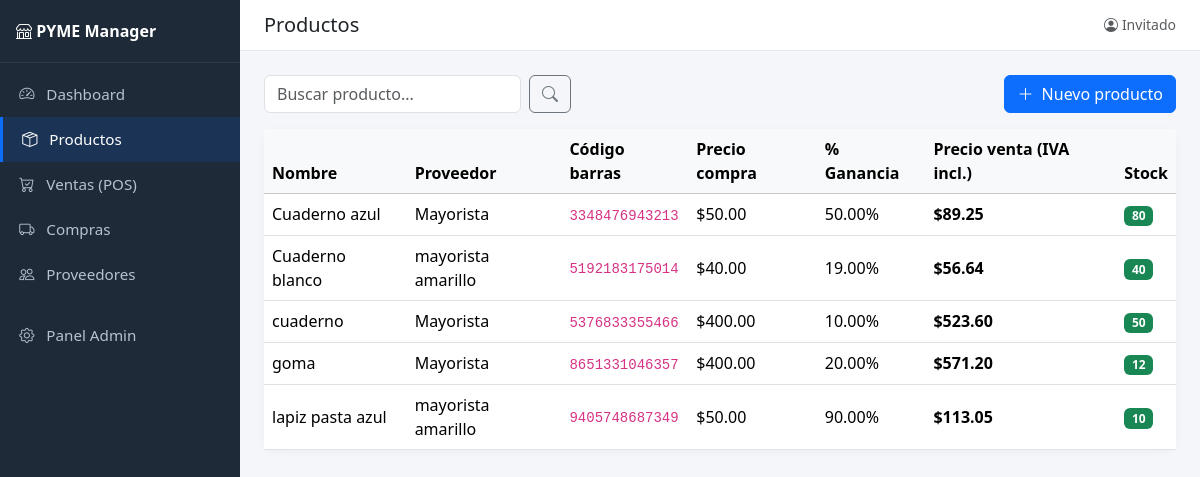
/productos/, run on the app's committed database.
### core/models.py (models this page shows, shortened)
class Producto(models.Model):
    nombre = models.CharField(max_length=100)
    proveedor = models.ForeignKey(
        Proveedor,
        on_delete=models.SET_NULL,
        null=True,
        blank=True,
        related_name='productos'
    )
    codigo_barras = models.CharField(max_length=13, unique=True, null=True, blank=True)
    precio_compra = models.DecimalField(max_digits=10, decimal_places=2)
    porcentaje_ganancia = models.DecimalField(max_digits=5, decimal_places=2)
    stock_actual = models.PositiveIntegerField(default=0)
    stock_minimo = models.PositiveIntegerField(default=5)
    @property
    def precio_venta(self):
        if not self.precio_compra or not self.porcentaje_ganancia:
            return Decimal('0.00')
        ganancia = self.porcentaje_ganancia / Decimal('100')
        precio_base = self.precio_compra * (Decimal('1') + ganancia)
        precio_con_iva = precio_base * (Decimal('1') + IVA)
        return precio_con_iva.quantize(Decimal('0.01'))

class Proveedor(models.Model):
    nombre = models.CharField(max_length=100, unique=True)
    telefono = models.CharField(max_length=20, blank=True, null=True)
    def __str__(self):
        return self.nombre

### core/views.py (the view)
# urls.py: path('productos/', views.productos_lista, name='productos_lista'),
def productos_lista(request):
    query = request.GET.get('q', '').strip()
    productos = Producto.objects.select_related('proveedor').order_by('nombre')
    if query:
        productos = productos.filter(nombre__icontains=query)
    context = {
        'productos': productos,
        'query': query,
        'form': ProductoForm(),
    }
    return render(request, 'productos.html', context)

### core/forms.py
class ProductoForm(forms.ModelForm):
    class Meta:
        model = Producto
        fields = [
            'nombre', 'proveedor', 'precio_compra',
            'porcentaje_ganancia', 'stock_actual', 'stock_minimo',
        ]
        widgets = {
            'nombre': forms.TextInput(attrs={
                'class': 'form-control', 'placeholder': 'Ej: Coca-Cola 1.5L'
            }),
            'proveedor': forms.Select(attrs={'class': 'form-select'}),
            'precio_compra': forms.NumberInput(attrs={
                'class': 'form-control', 'step': '0.01', 'min': '0'
            }),
            'porcentaje_ganancia': forms.NumberInput(attrs={
                'class': 'form-control', 'step': '0.01', 'min': '0'
            }),
            'stock_actual': forms.NumberInput(attrs={
                'class': 'form-control', 'min': '0'
            }),
            'stock_minimo': forms.NumberInput(attrs={
                'class': 'form-control', 'min': '0'
            }),
        }

### core/templates/productos.html (shortened to what this page needs)
{% extends 'base.html' %}
{% block page_title %}Productos{% endblock %}
{% block content %}
<div class="d-flex justify-content-between align-items-center mb-3">
  <form method="get" class="d-flex" style="max-width: 320px;">
    <input type="text" name="q" value="{{ query }}" class="form-control"
           placeholder="Buscar producto...">
    <button class="btn btn-outline-secondary ms-2" type="submit">
      <i class="bi bi-search"></i>
    </button>
  </form>
  <button class="btn btn-primary" data-bs-toggle="modal" data-bs-target="#modalProducto">
    <i class="bi bi-plus-lg me-1"></i> Nuevo producto
  </button>
</div>
<div class="card card-stat">
  <div class="table-responsive">
    <table class="table align-middle mb-0">
      <thead class="table-light">
        <tr>
          <th>Nombre</th>
          <th>Proveedor</th>
          <th>Código barras</th>
          <th>Precio compra</th>
          <th>% Ganancia</th>
          <th>Precio venta (IVA incl.)</th>
          <th>Stock</th>
        </tr>
      </thead>
      <tbody>
        {% for producto in productos %}
        <tr>
          <td>{{ producto.nombre }}</td>
          <td>{{ producto.proveedor|default:"—" }}</td>
          <td><code>{{ producto.codigo_barras }}</code></td>
          <td>${{ producto.precio_compra }}</td>
          <td>{{ producto.porcentaje_ganancia }}%</td>
          <td class="fw-semibold">${{ producto.precio_venta }}</td>
          <td>
            {% if producto.stock_actual <= producto.stock_minimo %}
              <span class="badge bg-danger">{{ producto.stock_actual }}</span>
            {% else %}
              <span class="badge bg-success">{{ producto.stock_actual }}</span>
            {% endif %}
          </td>
        </tr>
        {% empty %}
        <tr><td colspan="7" class="text-center text-muted py-4">No se encontraron productos.</td></tr>
        {% endfor %}
      </tbody>
    </table>
  </div>
</div>
{% endblock %}

### core/templates/base.html (shortened to what this page needs)
<!DOCTYPE html>
<html lang="es">
<head>
<link href="https://cdn.jsdelivr.net/npm/bootstrap@5.3.3/dist/css/bootstrap.min.css" rel="stylesheet">
<link rel="stylesheet" href="https://cdn.jsdelivr.net/npm/bootstrap-icons@1.11.3/font/bootstrap-icons.css">
</head>
<body>
<nav class="sidebar" id="sidebar">
  <div class="brand"><i class="bi bi-shop"></i> PYME Manager</div>
  <ul class="nav flex-column mt-2">
    <li class="nav-item">
      <a class="nav-link {% if request.resolver_match.url_name == 'dashboard' %}active{% endif %}"
         href="{% url 'core:dashboard' %}">
        <i class="bi bi-speedometer2 me-2"></i> Dashboard
      </a>
    </li>
    <li class="nav-item">
      <a class="nav-link {% if request.resolver_match.url_name == 'productos_lista' %}active{% endif %}"
         href="{% url 'core:productos_lista' %}">
        <i class="bi bi-box-seam me-2"></i> Productos
      </a>
    </li>
    <li class="nav-item">
      <a class="nav-link" href="#"><i class="bi bi-cart-check me-2"></i> Ventas (POS)</a>
    </li>
    <li class="nav-item">
      <a class="nav-link" href="#"><i class="bi bi-truck me-2"></i> Compras</a>
    </li>
    <li class="nav-item">
      <a class="nav-link" href="#"><i class="bi bi-people me-2"></i> Proveedores</a>
    </li>
    <li class="nav-item mt-3">
      <a class="nav-link" href="{% url 'admin:index' %}"><i class="bi bi-gear me-2"></i> Panel Admin</a>
    </li>
  </ul>
</nav>
<div class="main-content">
  <div class="topbar d-flex justify-content-between align-items-center">
    <h5 class="mb-0">{% block page_title %}Dashboard{% endblock %}</h5>
    <span class="text-muted small">
      <i class="bi bi-person-circle me-1"></i>{{ request.user.username|default:"Invitado" }}
    </span>
  </div>
  <div class="p-4">
    {% block content %}{% endblock %}
  </div>
</div>
</body>
</html>

### core/templates/base.html (style rules this page uses)
:root { --sidebar-width: 240px; --brand-color: #0d6efd; }
body { background-color: #f4f6f9; font-family: 'Segoe UI', system-ui, sans-serif; }
.sidebar { width: var(--sidebar-width); min-height: 100vh; background: #1e2a38; position: fixed; top: 0; left: 0; transition: margin-left .3s ease; z-index: 1030; }
.sidebar .brand { color: #fff; font-weight: 700; padding: 1.2rem 1rem; border-bottom: 1px solid rgba(255,255,255,.08); }
.sidebar .nav-link { color: #b6c2cf; padding: .7rem 1.2rem; font-size: .95rem; }
.sidebar .nav-link i { width: 22px; }
.sidebar .nav-link.active, .sidebar .nav-link:hover { background: rgba(13,110,253,.15); color: #fff; border-left: 3px solid var(--brand-color); }
.main-content { margin-left: var(--sidebar-width); min-height: 100vh; }
.topbar { background: #fff; border-bottom: 1px solid #e5e9ef; padding: .8rem 1.5rem; }
.card-stat { border: none; border-radius: .8rem; box-shadow: 0 2px 10px rgba(0,0,0,.04); }

### data on the page
Producto: nombre "Cuaderno azul", proveedor "Mayorista", codigo_barras "3348476943213", precio_compra "50.00", porcentaje_ganancia "50.00", precio_venta "89.25", stock_actual "80"
Producto: nombre "Cuaderno blanco", proveedor "mayorista amarillo", codigo_barras "5192183175014", precio_compra "40.00", porcentaje_ganancia "19.00", precio_venta "56.64", stock_actual "40"
Producto: nombre "cuaderno", proveedor "Mayorista", codigo_barras "5376833355466", precio_compra "400.00", porcentaje_ganancia "10.00", precio_venta "523.60", stock_actual "50"
Producto: nombre "goma", proveedor "Mayorista", codigo_barras "8651331046357", precio_compra "400.00", porcentaje_ganancia "20.00", precio_venta "571.20", stock_actual "12"
Producto: nombre "lapiz pasta azul", proveedor "mayorista amarillo", codigo_barras "9405748687349", precio_compra "50.00", porcentaje_ganancia "90.00", precio_venta "113.05", stock_actual "10"

### other printed values
{{ request.user.username|default:"Invitado" }} "Invitado"
